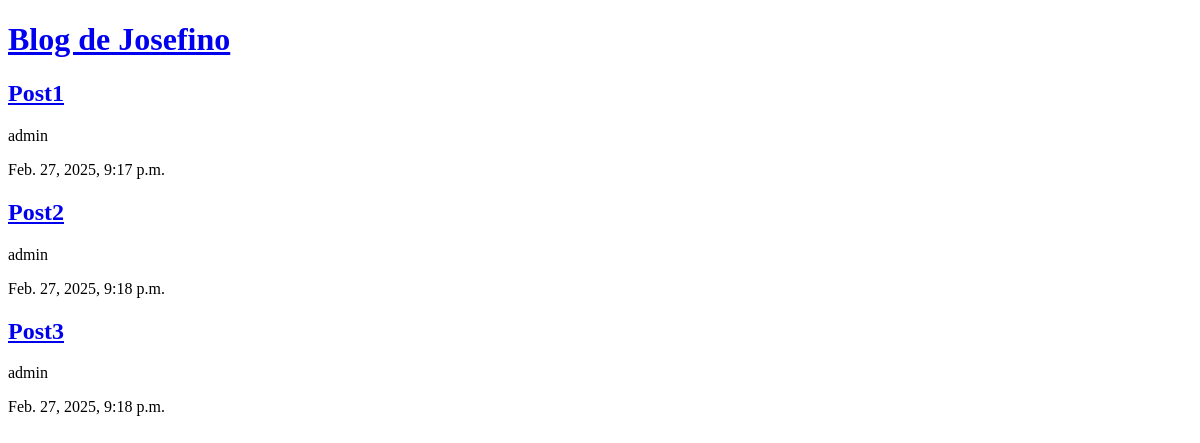
The app's page /, older data.
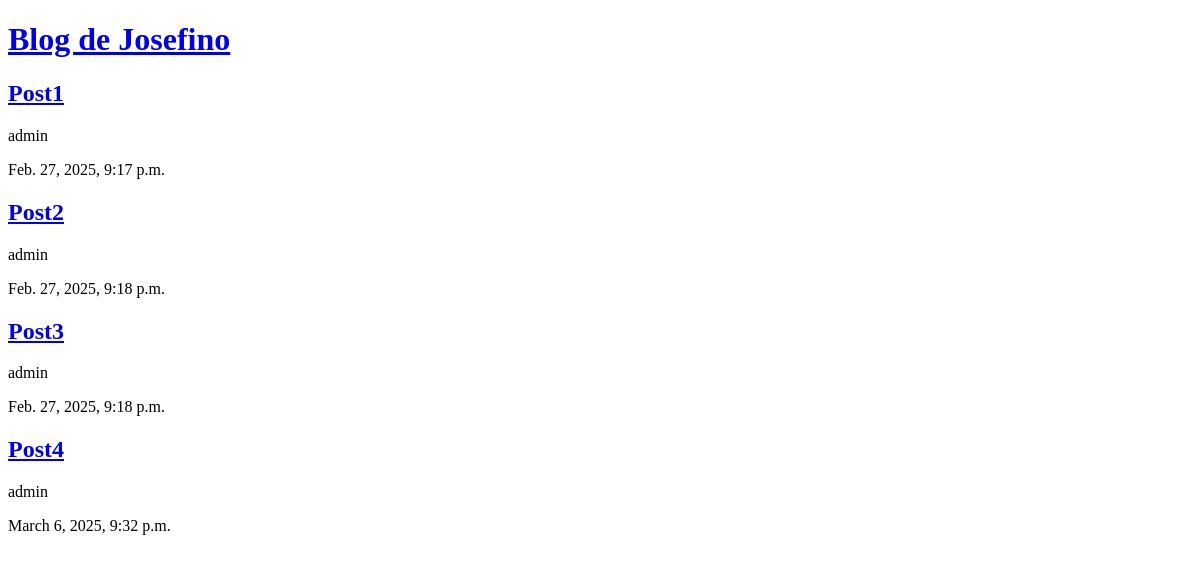
The same page, newer data.
### blog/models.py (models this page shows, shortened)
class Publication(models.Model):
    title = models.CharField(max_length=100)
    body = models.TextField(max_length=1000)
    author= models.ForeignKey('auth.User', on_delete=models.CASCADE)
    date= models.DateTimeField(auto_now_add=True)
    updated = models.DateTimeField(auto_now=True)

### blog/views.py (the view)
# urls.py: path('', PublicationListView.as_view(), name='publications-list'),
class PublicationListView(ListView):
    model = Publication
    template_name = 'publications-list.html'

### templates/Publications-list.html (shortened to what this page needs)
{% extends "_base.html" %}
{% block content %}
{% for post in publication_list %}
    <a href=" {% url 'publication-detail' post.pk %}" ><h2>{{ post.title }}</h2></a>
    <p>{{ post.author }}</p>
    <p>{{ post.date }}</p>
{% endfor %}
{% endblock content %}

Row changes from the older to the newer data that the page shows:
added Publication: title "Post4", author "admin", date "March 6, 2025, 9:32 p.m."
